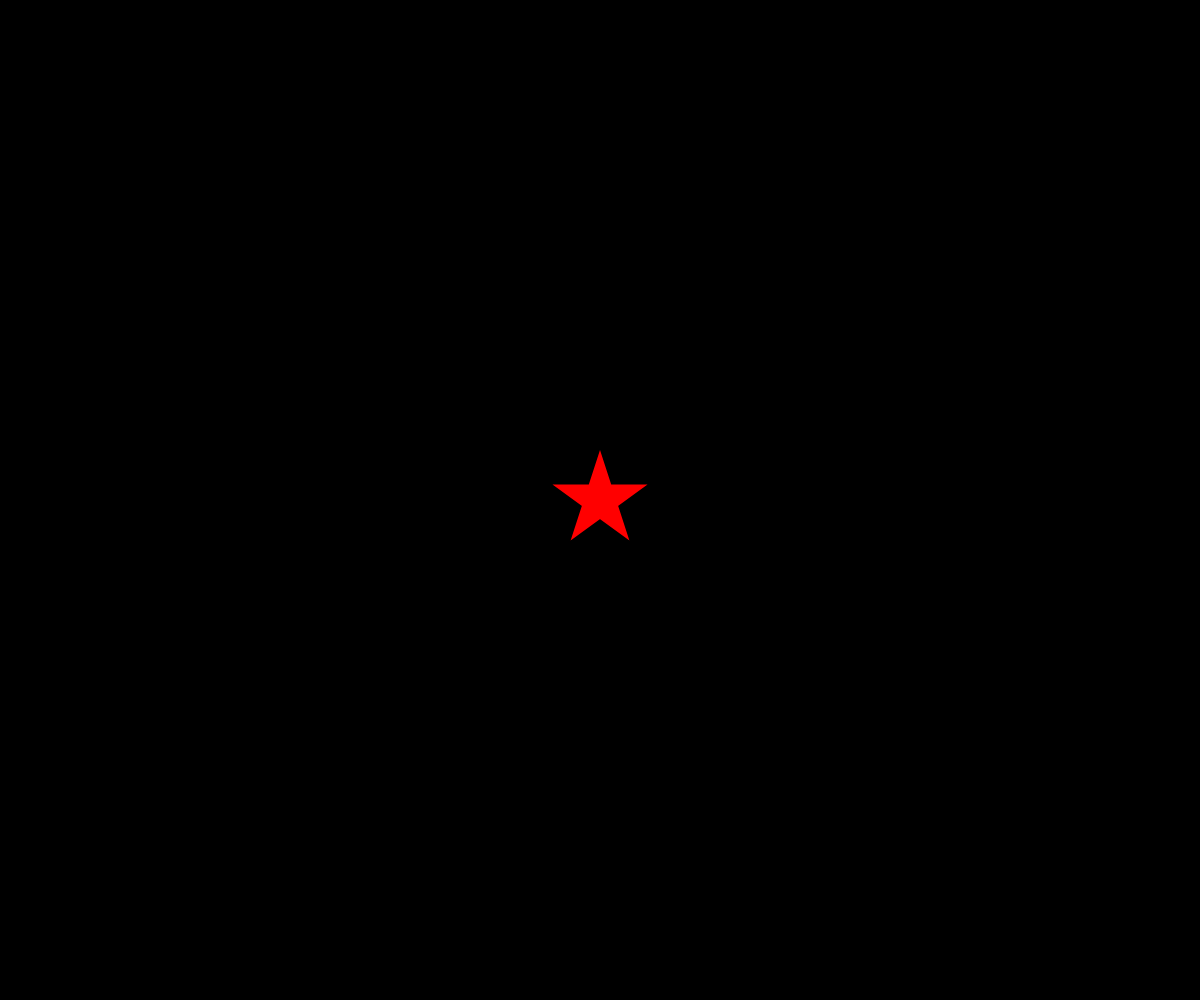
Frame 1 (no input)
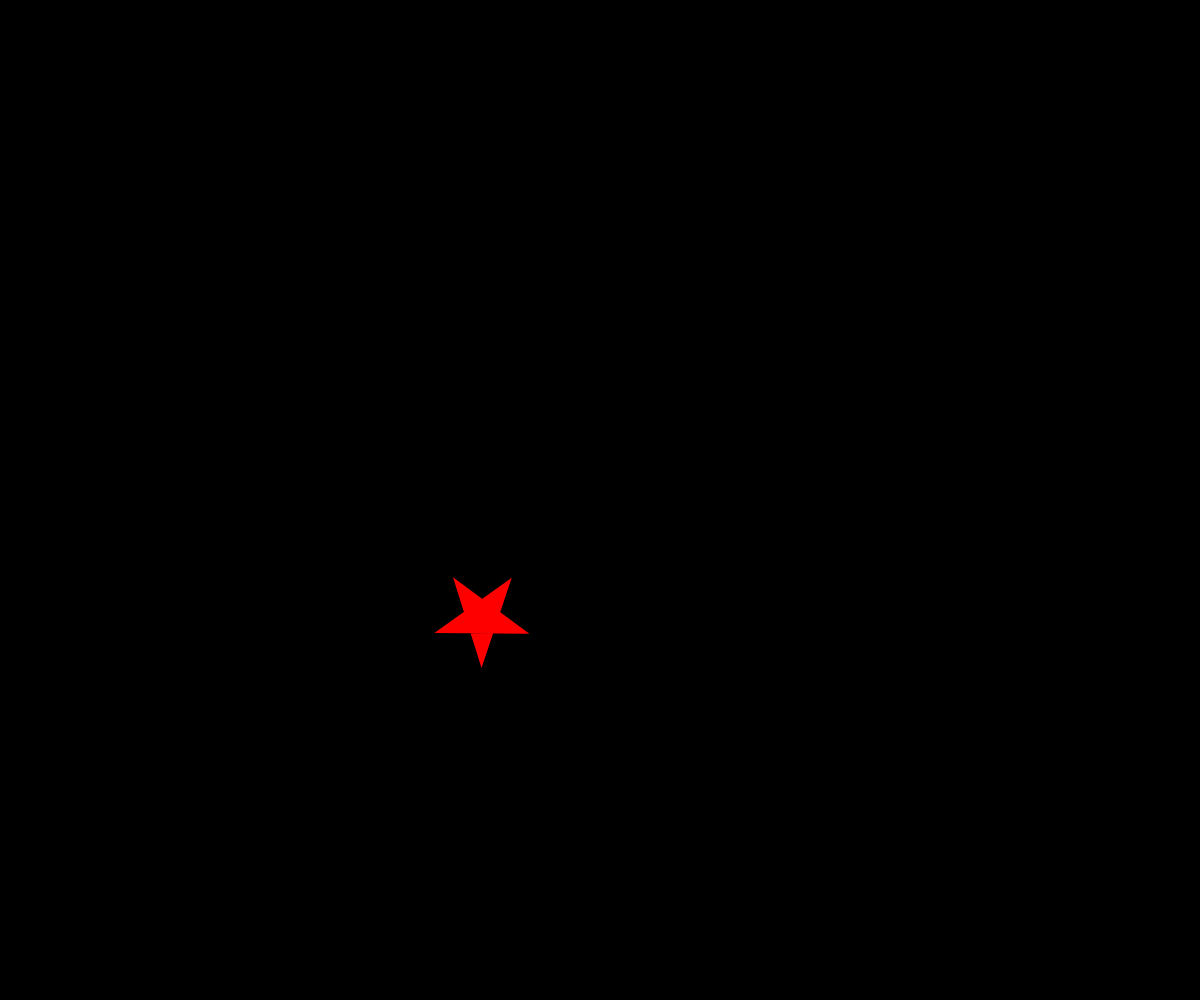
Frame 60 (no input)
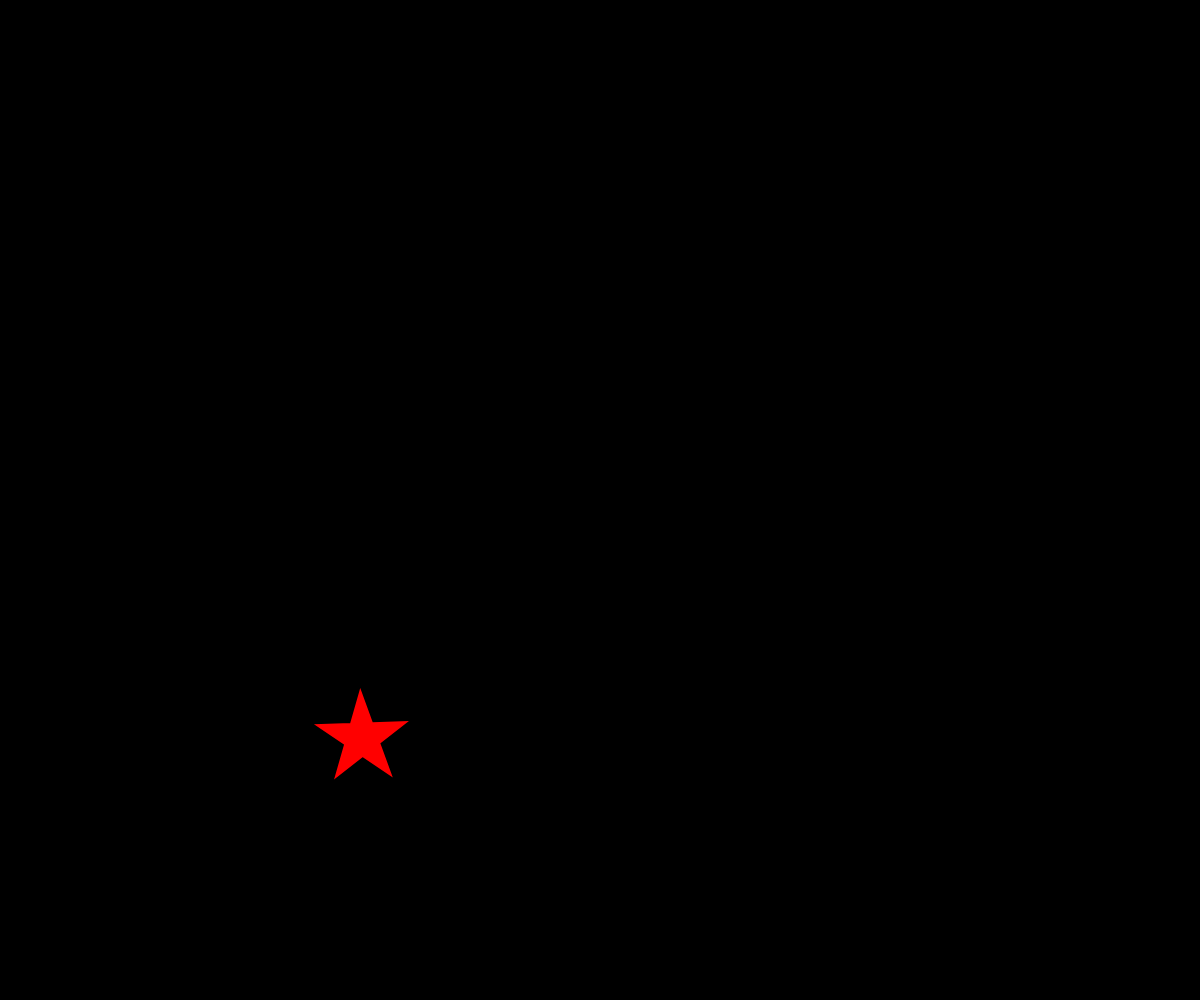
Frame 120 (the mouse pressed at the canvas centre since frame 60)

The p5.js sketch that drew these frames (run headless with seeded random() and noise() and a simulated clock; from frame 60 on, the mouse is pressed at the canvas centre):

// p5.js sketch
// ── sketch.js
let x, y, vx, vy, z;

function setup(){
  createCanvas(windowWidth, windowHeight);
  x = width / 2;
  y = height / 2;
  vx = 8;
  vy = 8;
  z = 0;
}

function star(cx, cy, r, angle){
  beginShape();    // 点つなぎを始める
  for(var i = 0; i < 5; i++){
    var theta = TWO_PI * i * 2 / 5 - HALF_PI + angle;
    var x = cx + cos(theta) * r;
    var y = cy + sin(theta) * r;
    vertex(x, y);  // 次につなぐ点を１つ増やす
  }
  endShape(CLOSE); // 点つなぎを終わる
}

function draw(){
  background(0);
  noStroke();
  fill(255, 0, 0);
  star(x, y, 50, z);
  x -= 2;
  y += 2;
  z += 10;
    if(x > width){ x = 0; }
  else if(x < 0){ x = width; }
  if(y > height){ y = 0; }
  if(y < 0){ y = height; }
}
